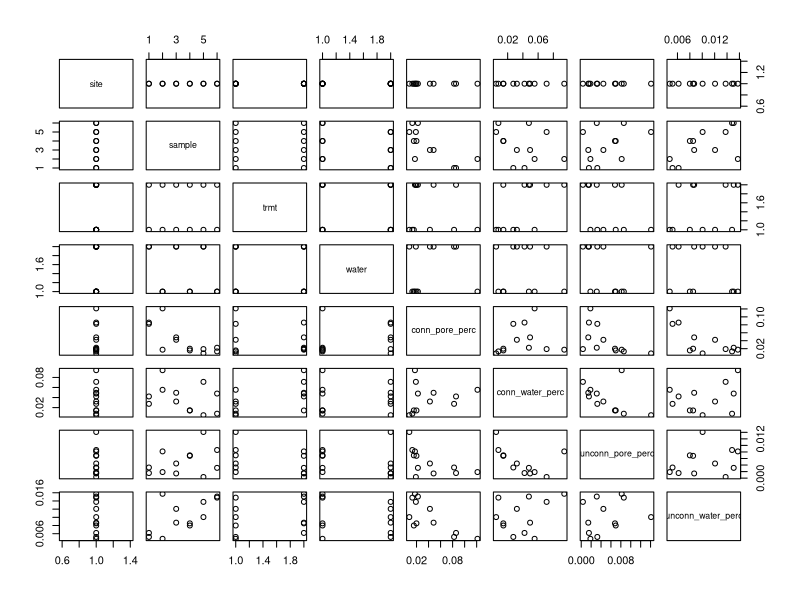
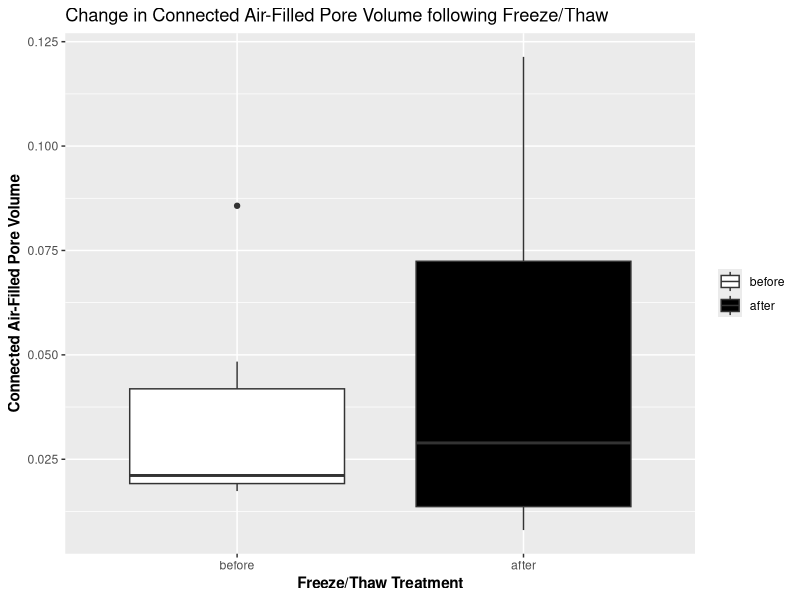
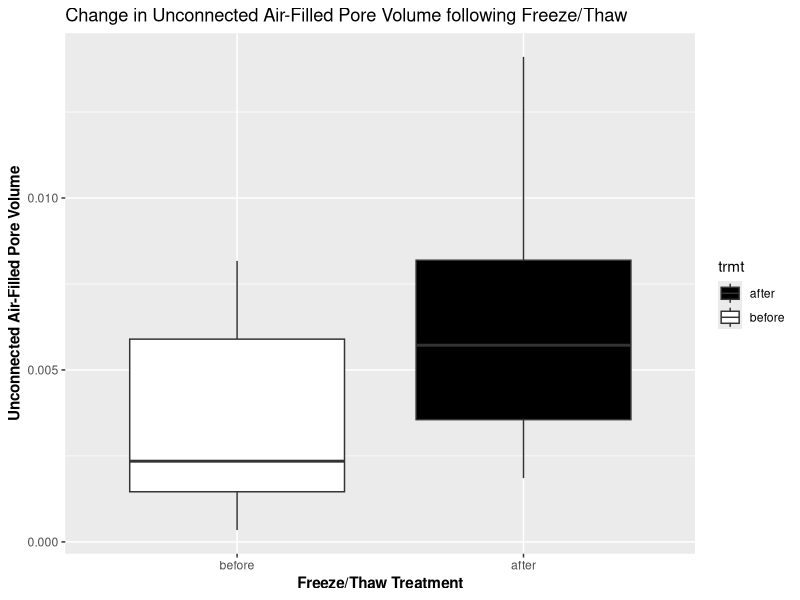
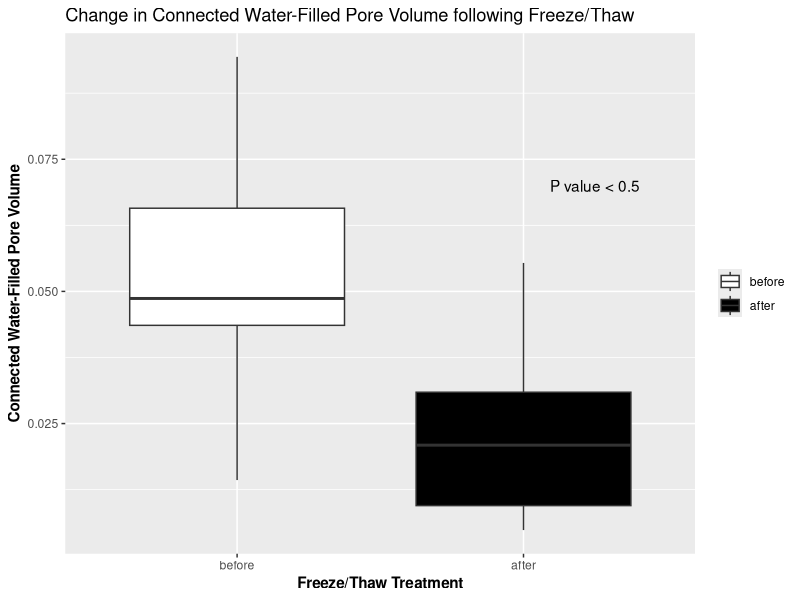
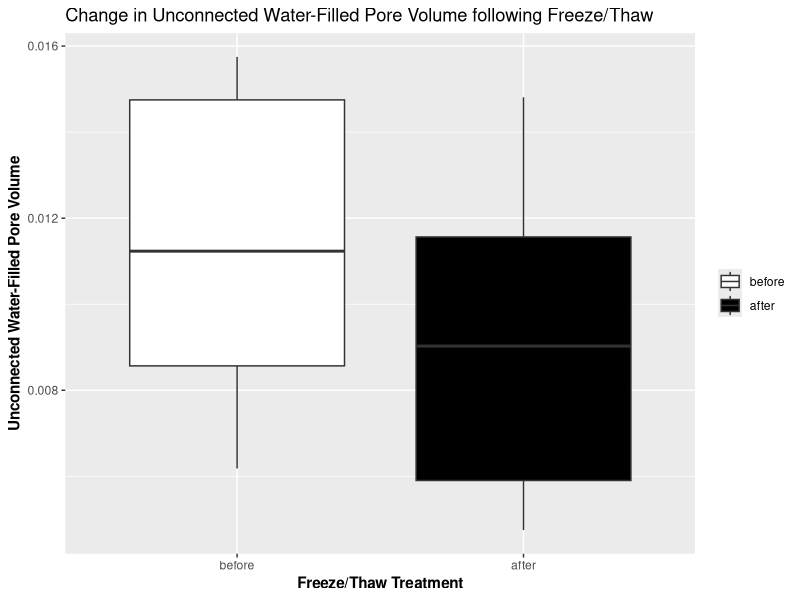
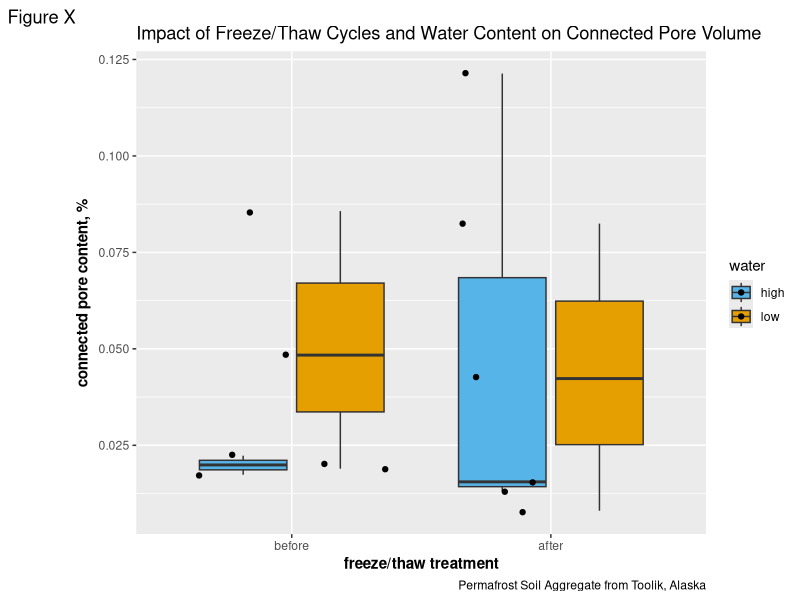
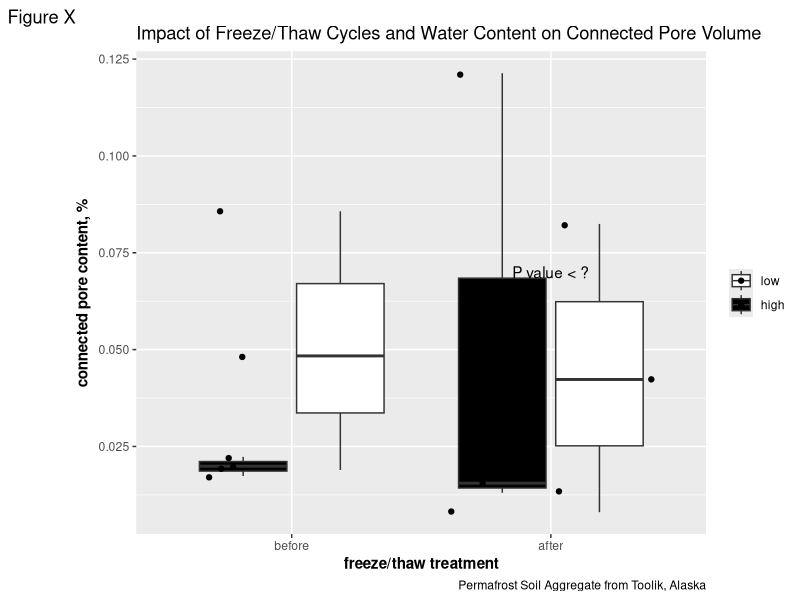
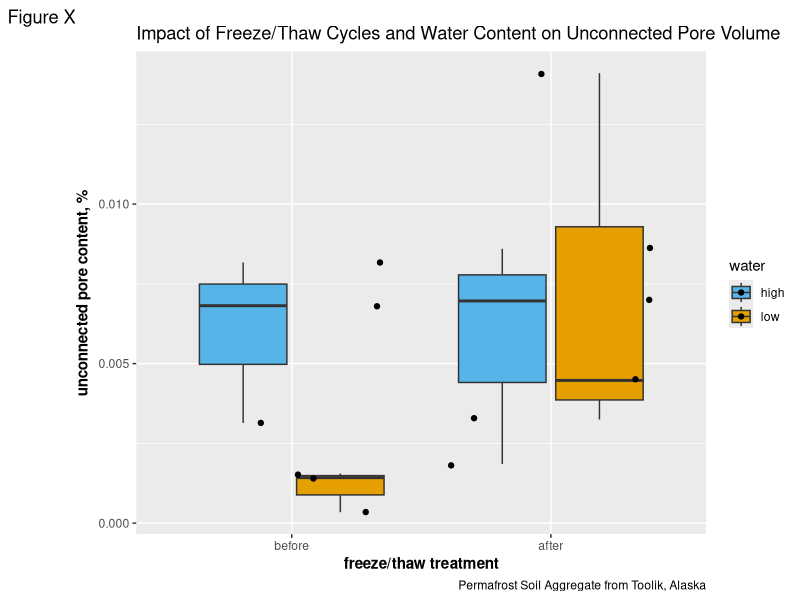

Reproduce these figures in R, in order. (Note: this script raises an error after producing the figures.)
# Erin Rooney
# Aug 5 2020
# conn vs unconn pore volumes

conn_csv = read.csv("processed/conn_unconn_aug52020.csv") 
level_order <- c('before', 'after')

plot(conn_csv)
library(ggplot2)
library(dplyr)
library(stats)
library(base)


rep_1 = conn_csv[conn_csv$sample=="40_50_16",]
rep_2 = conn_csv[conn_csv$sample=="41_50_28",]
rep_3 = conn_csv[conn_csv$sample=="40_50_28",]
rep_4 = conn_csv[conn_csv$sample=="28_38_28",]
rep_5 = conn_csv[conn_csv$sample=="28_38_12",]
rep_6 = conn_csv[conn_csv$sample=="41_50_16",]

tool = conn_csv[conn_csv$site=="tool",]
low = conn_csv[conn_csv$water=="low",]
high = conn_csv[conn_csv$water=="high",]


p<-ggplot(tool, aes(x=factor(trmt,level_order), y=conn_pore_perc, fill=trmt)) + geom_boxplot() +
  labs (title = "Change in Connected Air-Filled Pore Volume following Freeze/Thaw",
        # caption = "Permafrost Soil Aggregate from Toolik, Alaska",
       # tag = "Figure 8",
        x = expression (bold ("Freeze/Thaw Treatment")),
        y = expression (bold ("Connected Air-Filled Pore Volume")))
p + scale_fill_manual(values=c("Black", "White")) +
  # annotate("text", x = 2.25, y = 0.070, label = "P value < 0.5") +
  guides(fill = guide_legend(reverse = TRUE, title = NULL))


p<-ggplot(tool, aes(x=factor(trmt,level_order), y=unconn_pore_perc, fill=trmt)) + geom_boxplot() +
  labs (title = "Change in Unconnected Air-Filled Pore Volume following Freeze/Thaw",
        #caption = "Permafrost Soil Aggregate from Toolik, Alaska",
       # tag = "Figure 9",
        x = expression (bold ("Freeze/Thaw Treatment")),
        y = expression (bold ("Unconnected Air-Filled Pore Volume")))

#p + scale_fill_manual(values=c("#00FFFF", "#996633"))
p + scale_fill_manual(values=c("Black", "White"))


###########




##########

p<-ggplot(tool, aes(x=factor(trmt,level_order), y=conn_water_perc, fill=trmt)) + geom_boxplot() +
  labs (title = "Change in Connected Water-Filled Pore Volume following Freeze/Thaw",
       # caption = "Permafrost Soil Aggregate from Toolik, Alaska",
      #  tag = "Figure 10",
        x = expression (bold ("Freeze/Thaw Treatment")),
        y = expression (bold ("Connected Water-Filled Pore Volume")))

p + scale_fill_manual(values=c("Black", "White")) +
  annotate("text", x = 2.25, y = 0.070, label = "P value < 0.5") +
  guides(fill = guide_legend(reverse = TRUE, title = NULL)) 

p<-ggplot(tool, aes(x=factor(trmt,level_order), y=unconn_water_perc, fill=trmt)) + geom_boxplot() +
  labs (title = "Change in Unconnected Water-Filled Pore Volume following Freeze/Thaw",
        #caption = "Permafrost Soil Aggregate from Toolik, Alaska",
        #tag = "Figure 11",
        x = expression (bold ("Freeze/Thaw Treatment")),
        y = expression (bold ("Unconnected Water-Filled Pore Volume")))

p + scale_fill_manual(values=c("Black", "White")) +
  # annotate("text", x = 2.25, y = 0.070, label = "P value < 0.5") +
  guides(fill = guide_legend(reverse = TRUE, title = NULL))

p<-ggplot(tool, aes(x=factor(trmt,level_order), y=conn_pore_perc, fill=water)) + geom_boxplot() + geom_jitter() +
  labs (title = "Impact of Freeze/Thaw Cycles and Water Content on Connected Pore Volume",
        caption = "Permafrost Soil Aggregate from Toolik, Alaska",
        tag = "Figure X",
        x = expression (bold ("freeze/thaw treatment")),
        y = expression (bold ("connected pore content, %"))) 
        
p + scale_fill_manual(values=c("#56B4E9", "#E69F00"))


###############


p<-ggplot(tool, aes(x=factor(trmt,level_order), y=conn_pore_perc, fill=water)) + geom_boxplot() + geom_jitter() +
  labs (title = "Impact of Freeze/Thaw Cycles and Water Content on Connected Pore Volume",
        caption = "Permafrost Soil Aggregate from Toolik, Alaska",
        tag = "Figure X",
        x = expression (bold ("freeze/thaw treatment")),
        y = expression (bold ("connected pore content, %"))) 

p + scale_fill_manual(values=c("Black", "White")) +
  annotate("text", x = 2, y = 0.070, label = "P value < ?") +
  guides(fill = guide_legend(reverse = TRUE, title = NULL)) 



p<-ggplot(tool, aes(x=factor(trmt,level_order), y=unconn_pore_perc, fill=water)) + geom_boxplot() + geom_jitter() +
  labs (title = "Impact of Freeze/Thaw Cycles and Water Content on Unconnected Pore Volume",
        caption = "Permafrost Soil Aggregate from Toolik, Alaska",
        tag = "Figure X",
        x = expression (bold ("freeze/thaw treatment")),
        y = expression (bold ("unconnected pore content, %"))) 

p + scale_fill_manual(values=c("#56B4E9", "#E69F00"))


p<-ggplot(tool, aes(x=factor(trmt,level_order), y=conn_water_perc, fill=water)) + geom_boxplot() + geom_jitter() +
  labs (title = "Impact of Freeze/Thaw Cycles and Water Content on Connected Water Volume",
        caption = "Permafrost Soil Aggregate from Toolik, Alaska",
        tag = "Figure X",
        x = expression (bold ("freeze/thaw treatment")),
        y = expression (bold ("connected water content, %"))) 

p + scale_fill_manual(values=c("#56B4E9", "#E69F00"))



p<-ggplot(tool, aes(x=factor(trmt,level_order), y=unconn_water_perc, fill=water)) + geom_boxplot() + geom_jitter() +
  labs (title = "Impact of Freeze/Thaw Cycles and Water Content on Unconnected Water Volume",
        caption = "Permafrost Soil Aggregate from Toolik, Alaska",
        tag = "Figure X",
        x = expression (bold ("freeze/thaw treatment")),
        y = expression (bold ("unconnected water content, %"))) 

p + scale_fill_manual(values=c("#56B4E9", "#E69F00"))




#################

conn_aov1 = aov(tool, conn_water_perc ~ trmt)
summary(conn_aov1)

#correct anova
conn.aov <- aov(conn_water_perc ~ trmt, data = tool)
summary.aov(conn.aov)

conn_aov2 = aov(data = tool, unconn_pore_perc ~ trmt)
summary(conn_aov2)

conn_aov3 = aov(data = tool, conn_water_perc ~ trmt)
summary(conn_aov3)

conn_aov4 = aov(data = tool, unconn_water_perc ~ trmt)
summary(conn_aov4)

conn_aov1 = aov(data = tool, conn_pore_perc ~ trmt*water)
summary(conn_aov1)

conn_aov2 = aov(data = tool, unconn_pore_perc ~ trmt*water)
summary(conn_aov2)

conn_aov3 = aov(data = tool, conn_water_perc ~ trmt*water)
summary(conn_aov3)

conn_aov4 = aov(data = tool, unconn_water_perc ~ trmt*water)
summary(conn_aov4)
